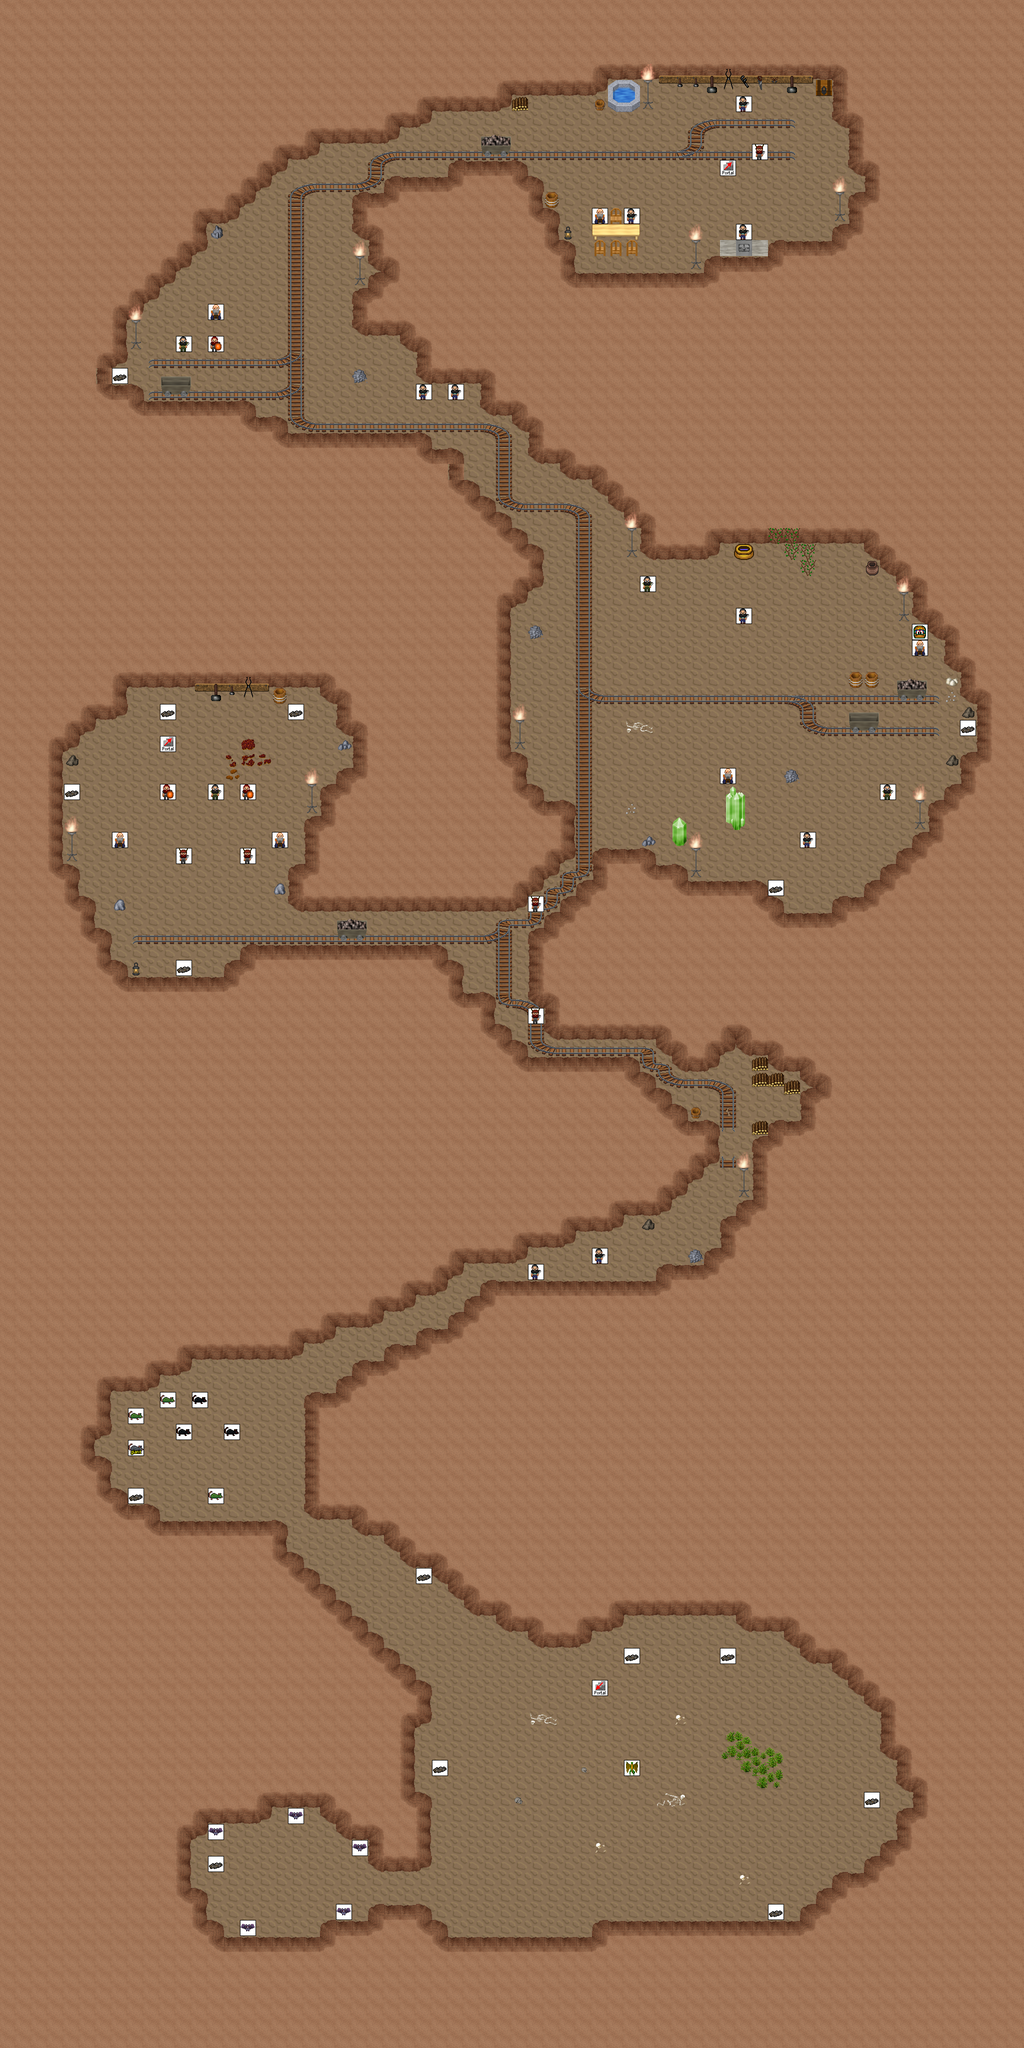

Tiled map render using the project's own tile images. Description and the map definition, with tile-layer contents summarised, below:
An orthogonal 64x128 tile map with 32x32 px tiles, 5 tile layers (0_floor, 1_terrain, 2_object, 3_roof, ...), 2 hidden layers not drawn, 36 tilesets and 21 objects (21x mapchange).

<map version="1.5" tiledversion="1.7.2" orientation="orthogonal" renderorder="right-down" width="64" height="128" tilewidth="32" tileheight="32" infinite="0" nextlayerid="8" nextobjectid="1">
 <tileset firstgid="1" name="logic/collision" tilewidth="32" tileheight="32" tilecount="1" columns="1">
  <image source="../../tileset/logic/collision.png" width="32" height="32" />
 </tileset>
 <tileset firstgid="2" name="ground/brown" tilewidth="32" tileheight="32" tilecount="5" columns="5">
  <image source="../../tileset/ground/brown.png" trans="ff00ff" width="160" height="32" />
 </tileset>
 <tileset firstgid="7" name="rocks_2" tilewidth="32" tileheight="32" tilecount="4" columns="2">
  <image source="../../tileset/ground/rock/rocks_2.png" trans="ff00ff" width="64" height="64" />
 </tileset>
 <tileset firstgid="11" name="rocks" tilewidth="32" tileheight="32" tilecount="4" columns="2">
  <image source="../../tileset/ground/rock/rocks.png" width="64" height="64" />
 </tileset>
 <tileset firstgid="15" name="iron_lamp" tilewidth="32" tileheight="32" tilecount="3" columns="1">
  <image source="../../tileset/furniture/light/iron_lamp.png" trans="ff00ff" width="32" height="96" />
 </tileset>
 <tileset firstgid="18" name="small_lamp" tilewidth="32" tileheight="32" tilecount="4" columns="4">
  <image source="../../tileset/furniture/light/small_lamp.png" width="128" height="32" />
 </tileset>
 <tileset firstgid="22" name="stairs" tilewidth="32" tileheight="32" tilecount="12" columns="2">
  <image source="../../tileset/building/stairs/stairs.png" width="64" height="192" />
 </tileset>
 <tileset firstgid="34" name="mossess" tilewidth="32" tileheight="32" tilecount="16" columns="4">
  <image source="../../tileset/plant/mosses.png" trans="ff00ff" width="128" height="128" />
 </tileset>
 <tileset firstgid="50" name="barrel" tilewidth="32" tileheight="32" tilecount="2" columns="1">
  <image source="../../tileset/item/pot/barrel.png" width="32" height="64" />
 </tileset>
 <tileset firstgid="52" name="skull_dark" tilewidth="32" tileheight="32" tilecount="2" columns="2">
  <image source="../../tileset/item/corpse/skull_dark.png" trans="ff00ff" width="64" height="32" />
 </tileset>
 <tileset firstgid="54" name="skeleton" tilewidth="32" tileheight="32" tilecount="4" columns="2">
  <image source="../../tileset/item/corpse/skeleton.png" trans="ff00ff" width="64" height="64" />
 </tileset>
 <tileset firstgid="58" name="chair/wooden_pale" tilewidth="32" tileheight="32" tilecount="4" columns="2">
  <image source="../../tileset/furniture/chair/wooden_pale.png" width="64" height="64" />
 </tileset>
 <tileset firstgid="62" name="table/long_side_on_pale" tilewidth="32" tileheight="32" tilecount="3" columns="3">
  <image source="../../tileset/furniture/table/long_side_on_pale.png" width="96" height="32" />
 </tileset>
 <tileset firstgid="65" name="dark_stairs" tilewidth="32" tileheight="32" tilecount="2" columns="1">
  <image source="../../tileset/building/stairs/dark_stairs.png" trans="ff00ff" width="32" height="64" />
 </tileset>
 <tileset firstgid="67" name="skull_pale" tilewidth="32" tileheight="32" tilecount="2" columns="2">
  <image source="../../tileset/item/corpse/skull_pale.png" trans="ff00ff" width="64" height="32" />
 </tileset>
 <tileset firstgid="69" name="pool" tilewidth="32" tileheight="32" tilecount="9" columns="3">
  <image source="../../tileset/building/decoration/pool.png" width="96" height="96" />
 </tileset>
 <tileset firstgid="78" name="green_crystal" tilewidth="32" tileheight="32" tilecount="9" columns="3">
  <image source="../../tileset/ground/rock/green_crystal.png" trans="ff00ff" width="96" height="96" />
 </tileset>
 <tileset firstgid="87" name="table_with_hob" tilewidth="32" tileheight="32" tilecount="5" columns="5">
  <image source="../../tileset/furniture/table/table_with_hob.png" trans="ff00ff" width="160" height="32" />
 </tileset>
 <tileset firstgid="92" name="bush/large_green" tilewidth="32" tileheight="32" tilecount="9" columns="3">
  <image source="../../tileset/plant/bush/large_green.png" trans="ff00ff" width="96" height="96" />
 </tileset>
 <tileset firstgid="101" name="chest/small" tilewidth="32" tileheight="32" tilecount="2" columns="1">
  <image source="../../tileset/item/chest/small.png" trans="ff00ff" width="32" height="64" />
 </tileset>
 <tileset firstgid="103" name="toolset" tilewidth="32" tileheight="32" tilecount="18" columns="9">
  <image source="../../tileset/building/decoration/toolset.png" width="288" height="64" />
 </tileset>
 <tileset firstgid="121" name="flames" tilewidth="32" tileheight="32" tilecount="6" columns="6">
  <image source="../../tileset/furniture/light/flames.png" trans="ff00ff" width="192" height="32" />
 </tileset>
 <tileset firstgid="127" name="pot_golden_centered" tilewidth="32" tileheight="32" tilecount="3" columns="3">
  <image source="../../tileset/item/pot/pot_golden_centred.png" width="96" height="32" />
 </tileset>
 <tileset firstgid="130" name="vine" tilewidth="32" tileheight="32" tilecount="3" columns="1">
  <image source="../../tileset/plant/vine.png" trans="ff00ff" width="32" height="96" />
 </tileset>
 <tileset firstgid="133" name="pot_purple" tilewidth="32" tileheight="32" tilecount="1" columns="1">
  <image source="../../tileset/item/pot/pot_purple.png" trans="ff00ff" width="32" height="32" />
 </tileset>
 <tileset firstgid="134" name="object/mine_carts" tilewidth="32" tileheight="32" tilecount="8" columns="4">
  <image source="../../tileset/object/mine_carts.png" width="128" height="64" />
 </tileset>
 <tileset firstgid="142" name="logic/portal" tilewidth="32" tileheight="32" tilecount="24" columns="8">
  <image source="../../tileset/logic/portal.png" width="256" height="96" />
 </tileset>
 <tileset firstgid="166" name="logic/creature/dwarf" tilewidth="32" tileheight="32" tilecount="8" columns="8">
  <image source="../../tileset/logic/creature/dwarf.png" width="256" height="32" />
 </tileset>
 <tileset firstgid="174" name="logic/creature/rodent" tilewidth="32" tileheight="32" tilecount="8" columns="8">
  <image source="../../tileset/logic/creature/rodent.png" width="256" height="32" />
 </tileset>
 <tileset firstgid="182" name="logic/creature/animal" tilewidth="32" tileheight="32" tilecount="32" columns="8">
  <image source="../../tileset/logic/creature/animal.png" width="256" height="128" />
 </tileset>
 <tileset firstgid="214" name="logic/creature/hybrid" tilewidth="32" tileheight="32" tilecount="16" columns="8">
  <image source="../../tileset/logic/creature/hybrid.png" trans="ff00ff" width="256" height="64" />
 </tileset>
 <tileset firstgid="230" name="logic/item/resources" tilewidth="32" tileheight="32" tilecount="6" columns="6">
  <image source="../../tileset/logic/item/resources.png" width="192" height="32" />
 </tileset>
 <tileset firstgid="236" name="item/firewood" tilewidth="32" tileheight="32" tilecount="12" columns="3">
  <image source="../../tileset/item/firewood.png" width="96" height="128" />
 </tileset>
 <tileset firstgid="248" name="logic/creature/dragon" tilewidth="32" tileheight="32" tilecount="8" columns="8">
  <image source="../../tileset/logic/creature/dragon.png" width="256" height="32" />
 </tileset>
 <tileset firstgid="256" name="int_sandstone" tilewidth="32" tileheight="32" tilecount="15" columns="3">
  <image source="../../tileset/building/wall/int_sandstone.png" width="96" height="160" />
 </tileset>
 <tileset firstgid="271" name="object/mine_rails_2" tilewidth="32" tileheight="32" tilecount="64" columns="8">
  <image source="../../tileset/object/mine_rails_2.png" width="256" height="256" />
 </tileset>
 <layer id="1" name="0_floor" width="64" height="128">
  <data>[8192 cells, 8192 non-empty, 2 distinct tile ids]</data>
 </layer>
 <layer id="2" name="1_terrain" width="64" height="128">
  <data>[8192 cells, 1095 non-empty, 95 distinct tile ids]</data>
 </layer>
 <layer id="3" name="2_object" width="64" height="128">
  <data>[8192 cells, 55 non-empty, 30 distinct tile ids]</data>
 </layer>
 <layer id="4" name="3_roof" width="64" height="128">
  <data>[8192 cells, 41 non-empty, 11 distinct tile ids]</data>
 </layer>
 <layer id="5" name="objects" width="64" height="128">
  <data>[8192 cells, 59 non-empty, 14 distinct tile ids]</data>
 </layer>
 <layer id="6" name="collision" width="64" height="128" visible="0" opacity="0.37">
  <data>[8192 cells, 6120 non-empty, 1 distinct tile ids]</data>
 </layer>
 <layer id="7" name="protection" width="64" height="128" visible="0">
  <data>[8192 cells, 0 non-empty, 0 distinct tile ids]</data>
 </layer>
 <objectgroup name="Mapevents">
  <object name="south" type="mapchange" id="1" x="992" y="992" width="32" height="32">
   <properties>
    <property name="map" value="-2_orril_dwarf_mine_x0_y1" />
    <property name="place" value="north" />
   </properties>
  </object>
  <object name="east" type="mapchange" id="2" x="992" y="224" width="32" height="64">
   <properties>
    <property name="map" value="-2_orril_dwarf_mine_x1_y0" />
    <property name="place" value="west" />
   </properties>
  </object>
  <object name="east2" type="mapchange" id="3" x="992" y="832" width="32" height="192">
   <properties>
    <property name="map" value="-2_orril_dwarf_mine_x1_y0" />
    <property name="place" value="west2" />
   </properties>
  </object>
  <object name="south_1" type="mapchange" id="4" x="1024" y="992" width="192" height="32">
   <properties>
    <property name="map" value="-2_orril_dwarf_mine_x1_y1" />
    <property name="place" value="north" />
   </properties>
  </object>
  <object name="west" type="mapchange" id="5" x="1024" y="224" width="32" height="96">
   <properties>
    <property name="map" value="-2_orril_dwarf_mine_x0_y0" />
    <property name="place" value="east" />
   </properties>
  </object>
  <object name="west2" type="mapchange" id="6" x="1024" y="864" width="32" height="160">
   <properties>
    <property name="map" value="-2_orril_dwarf_mine_x0_y0" />
    <property name="place" value="east2" />
   </properties>
  </object>
  <object name="south_2" type="mapchange" id="7" x="992" y="2016" width="32" height="32">
   <properties>
    <property name="map" value="-2_orril_dwarf_mine_x0_y2" />
    <property name="place" value="north" />
   </properties>
  </object>
  <object name="east_1" type="mapchange" id="8" x="992" y="1824" width="32" height="224">
   <properties>
    <property name="map" value="-2_orril_dwarf_mine_x1_y1" />
    <property name="place" value="west" />
   </properties>
  </object>
  <object name="north" type="mapchange" id="9" x="1024" y="1024" width="224" height="32">
   <properties>
    <property name="map" value="-2_orril_dwarf_mine_x1_y0" />
    <property name="place" value="south" />
   </properties>
  </object>
  <object name="south_3" type="mapchange" id="10" x="1024" y="2016" width="64" height="32">
   <properties>
    <property name="map" value="-2_orril_dwarf_mine_x1_y2" />
    <property name="place" value="north" />
   </properties>
  </object>
  <object name="west_1" type="mapchange" id="11" x="1024" y="1024" width="32" height="32">
   <properties>
    <property name="map" value="-2_orril_dwarf_mine_x0_y1" />
    <property name="place" value="east" />
   </properties>
  </object>
  <object name="west2_1" type="mapchange" id="12" x="1024" y="1216" width="32" height="256">
   <properties>
    <property name="map" value="-2_orril_dwarf_mine_x0_y1" />
    <property name="place" value="east2" />
   </properties>
  </object>
  <object name="west3" type="mapchange" id="13" x="1024" y="1824" width="32" height="224">
   <properties>
    <property name="map" value="-2_orril_dwarf_mine_x0_y1" />
    <property name="place" value="east3" />
   </properties>
  </object>
  <object name="south_4" type="mapchange" id="14" x="576" y="3040" width="128" height="32">
   <properties>
    <property name="map" value="-2_orril_dwarf_mine_x0_y3" />
    <property name="place" value="north" />
   </properties>
  </object>
  <object name="east_2" type="mapchange" id="15" x="992" y="2528" width="32" height="32">
   <properties>
    <property name="map" value="-2_orril_dwarf_mine_x1_y2" />
    <property name="place" value="west" />
   </properties>
  </object>
  <object name="north_1" type="mapchange" id="16" x="1024" y="2048" width="64" height="32">
   <properties>
    <property name="map" value="-2_orril_dwarf_mine_x1_y1" />
    <property name="place" value="south" />
   </properties>
  </object>
  <object name="west_2" type="mapchange" id="17" x="1024" y="2048" width="32" height="32">
   <properties>
    <property name="map" value="-2_orril_dwarf_mine_x0_y2" />
    <property name="place" value="east" />
   </properties>
  </object>
  <object name="west2_2" type="mapchange" id="18" x="1024" y="2528" width="32" height="32">
   <properties>
    <property name="map" value="-2_orril_dwarf_mine_x0_y2" />
    <property name="place" value="east2" />
   </properties>
  </object>
  <object name="north_2" type="mapchange" id="19" x="576" y="3072" width="192" height="32">
   <properties>
    <property name="map" value="-2_orril_dwarf_mine_x0_y2" />
    <property name="place" value="south" />
   </properties>
  </object>
  <object name="east_3" type="mapchange" id="20" x="992" y="3264" width="32" height="608">
   <properties>
    <property name="map" value="-2_orril_dwarf_mine_x1_y3" />
    <property name="place" value="west" />
   </properties>
  </object>
  <object name="west_3" type="mapchange" id="21" x="1024" y="3264" width="32" height="608">
   <properties>
    <property name="map" value="-2_orril_dwarf_mine_x0_y3" />
    <property name="place" value="east" />
   </properties>
  </object>
 </objectgroup>
</map>
